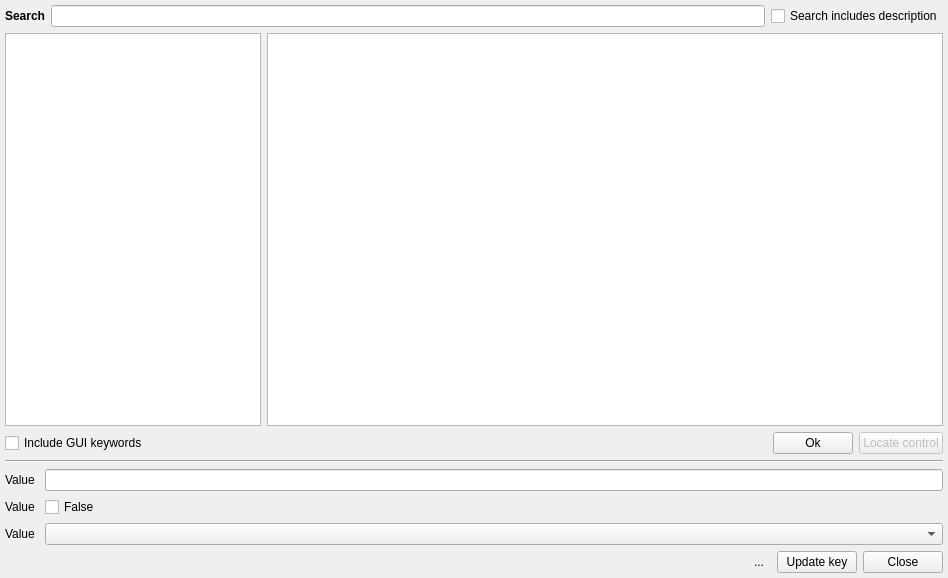
<?xml version="1.0" encoding="UTF-8"?>
<ui version="4.0">
 <class>Dialog</class>
 <widget class="QDialog" name="Dialog">
  <property name="geometry">
   <rect>
    <x>0</x>
    <y>0</y>
    <width>948</width>
    <height>578</height>
   </rect>
  </property>
  <property name="windowTitle">
   <string>Dialog</string>
  </property>
  <layout class="QVBoxLayout" name="verticalLayout">
   <property name="spacing">
    <number>6</number>
   </property>
   <property name="leftMargin">
    <number>5</number>
   </property>
   <property name="topMargin">
    <number>5</number>
   </property>
   <property name="rightMargin">
    <number>5</number>
   </property>
   <property name="bottomMargin">
    <number>5</number>
   </property>
   <item>
    <layout class="QHBoxLayout" name="horizontalLayout_2">
     <property name="spacing">
      <number>6</number>
     </property>
     <item>
      <widget class="QLabel" name="label_search">
       <property name="font">
        <font>
         <weight>75</weight>
         <bold>true</bold>
        </font>
       </property>
       <property name="text">
        <string>Search</string>
       </property>
      </widget>
     </item>
     <item>
      <widget class="LineEdit" name="lineedit_search"/>
     </item>
     <item>
      <widget class="QCheckBox" name="checkbox_search_comments">
       <property name="text">
        <string>Search includes description</string>
       </property>
      </widget>
     </item>
    </layout>
   </item>
   <item>
    <layout class="QHBoxLayout" name="horizontalLayout_3" stretch="0,1">
     <property name="spacing">
      <number>6</number>
     </property>
     <item>
      <widget class="QTableWidget" name="tablewidget_keys">
       <property name="maximumSize">
        <size>
         <width>16777215</width>
         <height>16777215</height>
        </size>
       </property>
       <property name="selectionMode">
        <enum>QAbstractItemView::SingleSelection</enum>
       </property>
       <property name="selectionBehavior">
        <enum>QAbstractItemView::SelectRows</enum>
       </property>
       <attribute name="horizontalHeaderVisible">
        <bool>false</bool>
       </attribute>
       <attribute name="horizontalHeaderDefaultSectionSize">
        <number>200</number>
       </attribute>
       <attribute name="horizontalHeaderStretchLastSection">
        <bool>true</bool>
       </attribute>
       <attribute name="verticalHeaderVisible">
        <bool>false</bool>
       </attribute>
       <column>
        <property name="text">
         <string>Keyword</string>
        </property>
       </column>
      </widget>
     </item>
     <item>
      <widget class="QTextBrowser" name="info_area"/>
     </item>
    </layout>
   </item>
   <item>
    <layout class="QHBoxLayout" name="horizontalLayout_4">
     <property name="spacing">
      <number>6</number>
     </property>
     <item>
      <widget class="QCheckBox" name="checkbox_include_gui_keys">
       <property name="text">
        <string>Include GUI keywords</string>
       </property>
      </widget>
     </item>
     <item>
      <spacer name="horizontalSpacer_2">
       <property name="orientation">
        <enum>Qt::Horizontal</enum>
       </property>
       <property name="sizeHint" stdset="0">
        <size>
         <width>40</width>
         <height>20</height>
        </size>
       </property>
      </spacer>
     </item>
     <item>
      <widget class="QPushButton" name="pushbutton_ok2">
       <property name="text">
        <string>Ok</string>
       </property>
       <property name="autoDefault">
        <bool>false</bool>
       </property>
      </widget>
     </item>
     <item>
      <widget class="QPushButton" name="pushbutton_locate">
       <property name="enabled">
        <bool>false</bool>
       </property>
       <property name="text">
        <string>Locate control</string>
       </property>
       <property name="autoDefault">
        <bool>false</bool>
       </property>
      </widget>
     </item>
    </layout>
   </item>
   <item>
    <widget class="Line" name="line">
     <property name="orientation">
      <enum>Qt::Horizontal</enum>
     </property>
    </widget>
   </item>
   <item>
    <layout class="QGridLayout" name="gridlayout_bottom" columnstretch="0,1">
     <property name="spacing">
      <number>6</number>
     </property>
     <item row="3" column="0">
      <widget class="QLabel" name="label_value_bool">
       <property name="text">
        <string>Value </string>
       </property>
      </widget>
     </item>
     <item row="2" column="1">
      <widget class="LineEdit" name="lineedit_value"/>
     </item>
     <item row="2" column="0">
      <widget class="QLabel" name="label_value">
       <property name="text">
        <string>Value</string>
       </property>
      </widget>
     </item>
     <item row="3" column="1">
      <widget class="CheckBox" name="checkbox_value">
       <property name="text">
        <string>False</string>
       </property>
      </widget>
     </item>
     <item row="4" column="0">
      <widget class="QLabel" name="label_value_combo">
       <property name="text">
        <string>Value</string>
       </property>
      </widget>
     </item>
     <item row="4" column="1">
      <widget class="ComboBox" name="combobox_value"/>
     </item>
    </layout>
   </item>
   <item>
    <layout class="QHBoxLayout" name="horizontalLayout">
     <item>
      <spacer name="horizontalSpacer">
       <property name="orientation">
        <enum>Qt::Horizontal</enum>
       </property>
       <property name="sizeHint" stdset="0">
        <size>
         <width>40</width>
         <height>20</height>
        </size>
       </property>
      </spacer>
     </item>
     <item>
      <widget class="QToolButton" name="toolbutton_lock">
       <property name="toolTip">
        <string>Unlocking allows editing of keywords normally controlled by GUI.  Use with caution.</string>
       </property>
       <property name="text">
        <string>...</string>
       </property>
       <property name="autoRaise">
        <bool>true</bool>
       </property>
      </widget>
     </item>
     <item>
      <widget class="QPushButton" name="pushbutton_ok">
       <property name="text">
        <string>Update key</string>
       </property>
       <property name="autoDefault">
        <bool>false</bool>
       </property>
      </widget>
     </item>
     <item>
      <widget class="QPushButton" name="pushbutton_cancel">
       <property name="text">
        <string>Close</string>
       </property>
       <property name="autoDefault">
        <bool>false</bool>
       </property>
      </widget>
     </item>
    </layout>
   </item>
  </layout>
 </widget>
 <customwidgets>
  <customwidget>
   <class>LineEdit</class>
   <extends>QLineEdit</extends>
   <header>mfixgui.widgets.base</header>
  </customwidget>
  <customwidget>
   <class>ComboBox</class>
   <extends>QComboBox</extends>
   <header>mfixgui.widgets.base</header>
  </customwidget>
  <customwidget>
   <class>CheckBox</class>
   <extends>QCheckBox</extends>
   <header>mfixgui.widgets.base</header>
  </customwidget>
 </customwidgets>
 <resources/>
 <connections/>
</ui>
